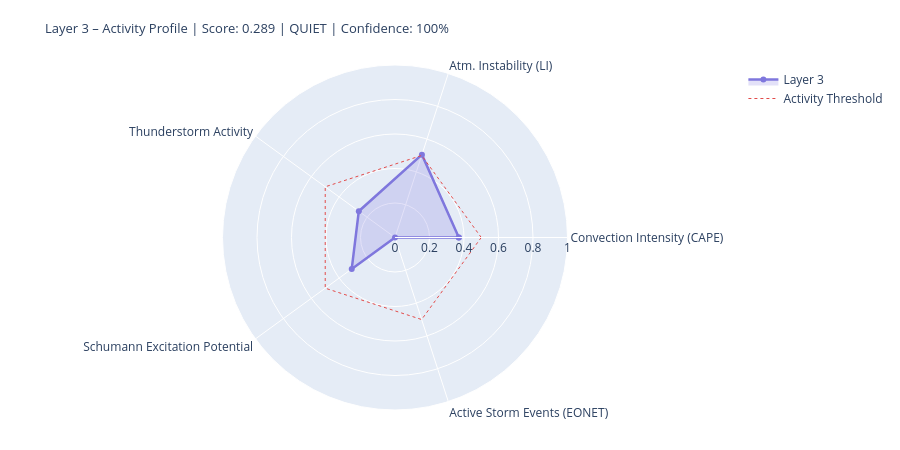

Source (notebook cell):
### Markdown cell above
---
## 4. State Assessment & Handoff to Layer 4/5

### Code cell
# ============================================================
# LAYER-3-SCORE
# Five dynamic components
# ============================================================

def norm(v, lo, hi):
    if v is None or (isinstance(v, float) and math.isnan(v)): return None
    return round(max(0.0, min(1.0, (v - lo) / (hi - lo))), 4)

# --- 1) Convection intensity (global CAPE mean) ---
cape_mean = df_atm['cape'].dropna().mean() if not df_atm.empty else None
conv_score = norm(cape_mean, 0, 3000)
conv_src   = 'primary' if cape_mean is not None else 'missing'

# --- 2) Atmospheric instability (LI mean) ---
li_mean   = df_atm['li'].dropna().mean() if not df_atm.empty else None
# Negative LI = unstable → higher score
instab_score = norm(-li_mean if li_mean is not None else None, -6, 6)
instab_src   = 'primary' if li_mean is not None else 'missing'

# --- 3) Thunderstorm activity (mean thunder score + WMO count) ---
thunder_mean = df_atm['thunder_score'].mean() if not df_atm.empty else None
n_thunder    = int(df_atm['thunderstorm'].sum()) if not df_atm.empty else 0
thunder_score_val = norm(
    (thunder_mean or 0) * 0.7 + n_thunder * 0.1, 0, 1.0
) if thunder_mean is not None else None
thunder_src = 'primary'

# --- 4) Schumann excitation potential (weighted Schumann contribution) ---
schumann_pot = df_atm['schumann_contribution'].mean() if not df_atm.empty else None
# Boosted by Layer-2 thunderstorm trigger
if schumann_pot is not None and l2_thunder:
    schumann_pot = min(1.0, schumann_pot * 1.2)
schumann_score = norm(schumann_pot, 0, 1.0) if schumann_pot is not None else None
schumann_src   = 'derived'

# --- 5) Storm activity (NASA EONET) ---
# Distinction: None = data not loaded, 0.0 = loaded but no events
storm_score = None
storm_src   = 'missing'
if raw.get('storms') is not None:          # API reached successfully
    storm_score = norm(len(storm_events), 0, 30) if storm_events else 0.0
    storm_src   = 'primary'

# X-Ray and Kp: context only, not in dynamic score
# (X-Ray = Layer-0/4 driver; Kp = geomagnetic index, not a lightning proxy)
xray_context = None
if raw.get('xray'):
    df_xc = pd.DataFrame(raw['xray'])
    fc = next((c for c in df_xc.columns
               if any(k in c.lower() for k in ['flux','long']) and 'time' not in c.lower()),
              df_xc.columns[1])
    df_xc[fc] = pd.to_numeric(df_xc[fc], errors='coerce')
    xray_last = df_xc[fc].dropna().iloc[-1] if not df_xc[fc].dropna().empty else None
    if xray_last:
        xray_class = ('X' if xray_last>=1e-4 else 'M' if xray_last>=1e-5
                      else 'C' if xray_last>=1e-6 else 'B')
        xray_context = {'flux': float(xray_last), 'class': xray_class}
        print(f'X-Ray context: {xray_class}-class ({xray_last:.2e} W/m²)')

# --- Aggregate ---
COMPONENTS = {
    'Convection Intensity (CAPE)':  {'score': conv_score,       'source': conv_src,    'dynamic': True},
    'Atm. Instability (LI)':         {'score': instab_score,     'source': instab_src,  'dynamic': True},
    'Thunderstorm Activity':              {'score': thunder_score_val, 'source': thunder_src, 'dynamic': True},
    'Schumann Excitation Potential':   {'score': schumann_score,   'source': schumann_src,'dynamic': True},
    'Active Storm Events (EONET)': {'score': storm_score,      'source': storm_src,   'dynamic': True},
}

available   = {k: v['score'] for k, v in COMPONENTS.items() if v['score'] is not None}
unavailable = [k for k, v in COMPONENTS.items() if v['score'] is None]
layer3_score = round(sum(available.values()) / len(available), 4) if available else None
confidence   = round(len(available) / len(COMPONENTS), 2)
level = ('unknown' if layer3_score is None
         else 'quiet'   if layer3_score < 0.3
         else 'moderate' if layer3_score < 0.6
         else 'active')
dominant_l3 = max(available, key=available.get) if available else 'none'

# --- Ausgabe ---
W = 68
print('=' * W)
print('LAYER 3 – ATMOSPHERE / WEATHER / THUNDERSTORMS – STATE ASSESSMENT')
print('=' * W)
for name, comp in COMPONENTS.items():
    s = comp['score']
    if s is not None:
        bar = '█' * int(s * 20) + '░' * (20 - int(s * 20))
        print(f'  {name:<36} {bar}  {s:.3f}  [{comp["source"]}]')
    else:
        print(f'  {name:<36} {"─" * 20}  n/a   [missing]')
print('-' * W)
print(f'  Score:        {layer3_score:.3f}  ({len(available)}/{len(COMPONENTS)} components)')
print(f'  Confidence:   {confidence:.0%}')
print(f'  Level:        {level.upper()}')
print(f'  Dominant:     {dominant_l3}')
print(f'  CAPE mean:    {cape_mean:.0f} J/kg' if cape_mean else '  CAPE mean:    n/a')
print(f'  LI mean:      {li_mean:.1f} K' if li_mean is not None else '  LI mean:      n/a')
print(f'  Thunderstorms:{n_thunder} points (WMO)  +  {len(storm_events)} NASA EONET')
print('=' * W)

# Radar
cats   = list(available.keys())
vals_r = list(available.values())
if len(cats) >= 3:
    fig = go.Figure()
    fig.add_trace(go.Scatterpolar(
        r=vals_r + [vals_r[0]], theta=cats + [cats[0]],
        fill='toself', fillcolor='rgba(127,119,221,0.22)',
        line=dict(color='#7F77DD', width=2.5), name='Layer 3'
    ))
    fig.add_trace(go.Scatterpolar(
        r=[0.5] * (len(cats)+1), theta=cats + [cats[0]],
        line=dict(color='#E24B4A', dash='dot', width=1),
        mode='lines', name='Activity Threshold'
    ))
    fig.update_layout(
        title=dict(
            text=f'Layer 3 – Activity Profile | Score: {layer3_score:.3f} | {level.upper()} | Confidence: {confidence:.0%}',
            font=dict(size=13)
        ),
        polar=dict(radialaxis=dict(visible=True, range=[0, 1])),
        height=450, showlegend=True,
        margin=dict(l=60, r=60, t=65, b=40)
    )
    fig.show()

### Figure 1 — Plotly figure (JSON) as saved in the notebook; plotly's stock layout.template omitted (floating-point values rounded to 4 significant figures)
{"data": [{"fill": "toself", "fillcolor": "rgba(127,119,221,0.22)", "line": {"color": "#7F77DD", "width": 2.5}, "name": "Layer 3", "r": [0.37, 0.505, 0.2593, 0.31, 0.0, 0.37], "theta": ["Convection Intensity (CAPE)", "Atm. Instability (LI)", "Thunderstorm Activity", "Schumann Excitation Potential", "Active Storm Events (EONET)", "Convection Intensity (CAPE)"], "type": "scatterpolar"}, {"line": {"color": "#E24B4A", "dash": "dot", "width": 1}, "mode": "lines", "name": "Activity Threshold", "r": [0.5, 0.5, 0.5, 0.5, 0.5, 0.5], "theta": ["Convection Intensity (CAPE)", "Atm. Instability (LI)", "Thunderstorm Activity", "Schumann Excitation Potential", "Active Storm Events (EONET)", "Convection Intensity (CAPE)"], "type": "scatterpolar"}], "layout": {"height": 450, "margin": {"b": 40, "l": 60, "r": 60, "t": 65}, "polar": {"radialaxis": {"range": [0, 1], "visible": true}}, "showlegend": true, "title": {"font": {"size": 13}, "text": "Layer 3 – Activity Profile | Score: 0.289 | QUIET | Confidence: 100%"}}}
